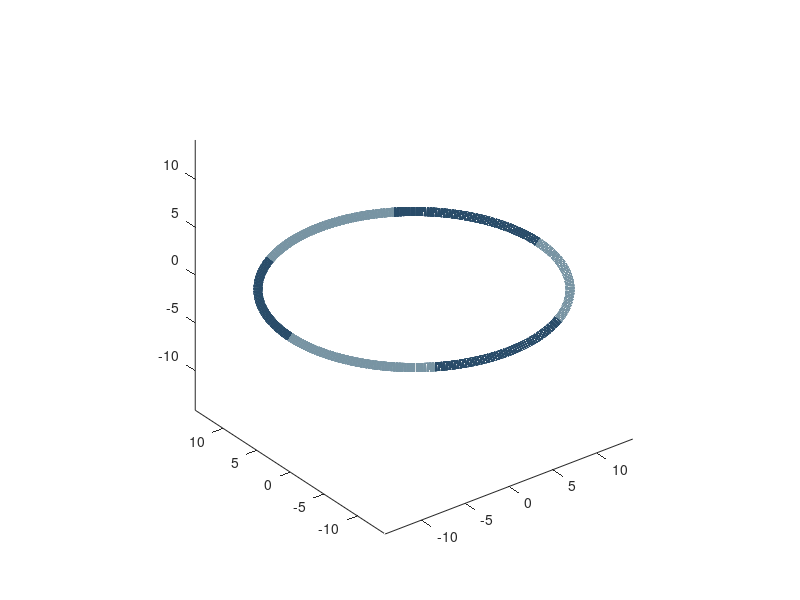

The MATLAB script that drew this image: (Note: this script raises an error after producing the figure.)
% 参数
D = 87*0.34*3/pi; %直径 87*0.34*3/2/pi  约14.12*2
d = 6.32; %线径,得下面手动修改
dtheta = 60; %每一段对应的角度（此处修改为60）
turning = 120; %每一段的旋转角度
N = 50; %段数
% Color = {[1,0.76,0.5],[0.34,0.63,0.98]}   %nature 橙蓝
 Color = {[0.47, 0.58, 0.64],[0.16, 0.30, 0.41]}      %蓝   
% Color = {[0.70, 0.80, 0.59],[0.42, 0.49, 0.33]}      %绿   
%Color = {[0.86, 0.85, 0.87],[0.53, 0.52, 0.54]}      %灰   

% 变量初始化
a0 = [0, 0, 0];
ax0 = plot3(a0(1), a0(2), a0(3));
axis equal
hold on;

theta = zeros(N, dtheta); %角度变量
x = zeros(N, dtheta); %x坐标
y = zeros(N, dtheta); %y坐标
z = zeros(N, dtheta); %z坐标
a = zeros(N, 3); %旋转轴方向
axHandle = cell(1, N); %旋转轴的指针
lnHandle = cell(1, N); %线段的指针

% 先把每一段线段画出来，不旋转
for i = 1:N
    theta(i, :) = linspace((i-1)*dtheta/180*pi, i*dtheta/180*pi, dtheta);
    x(i, :) = D/2*cos(theta(i, :));
    y(i, :) = D/2*sin(theta(i, :));
    a(i, :) = [cos(i*dtheta/180*pi+pi/2), sin(i*dtheta/180*pi+pi/2), 0];
    lnHandle{i} = plot3(x(i, :), y(i, :), z(i, :), '-','Color',Color{mod(i,2)+1},'linewidth',6.32);
    axHandle{i} = plot3(a(i, 1), a(i, 2), a(i, 3), 'Marker', 'none','linewidth',6.32);
end

% 依次旋转每一段线段，第一段转一次，第二段转两次，依此类推
for j = 2:N
    rotationAxis = [axHandle{j-1}.XData-ax0.XData, axHandle{j-1}.YData-ax0.YData, axHandle{j-1}.ZData-ax0.ZData];
    rotationPoint = [lnHandle{j-1}.XData(end), lnHandle{j-1}.YData(end), lnHandle{j-1}.ZData(end)];
    rotate(ax0, rotationAxis, turning, rotationPoint);
    for k = j:N
        rotate([lnHandle{k}, axHandle{k}], rotationAxis, turning, rotationPoint);
    end
end

% 保存旋转后的线段坐标
for k = 1:N
    x(k, :) = lnHandle{k}.XData;
    y(k, :) = lnHandle{k}.YData;
    z(k, :) = lnHandle{k}.ZData;
end
thetaData = reshape(theta', 1, []);
xData = reshape(x', 1, []);
yData = reshape(y', 1, []);
zData = reshape(z', 1, []);

% 将线段转为垂直于x-y平面
for k = 1:N
    rotate(lnHandle{k}, cross([0 0 1], [-6.225 10.78 3.594]), -acos(dot([0 0 1], [-6.225 10.78 3.594])/(norm([-6.225 10.78 3.594])))/pi*180, [0 0 0]);
end

% %将线段平移
for k=1:N
    lnHandle{k}.XData = lnHandle{k}.XData-9.802;
    lnHandle{k}.YData = lnHandle{k}.YData-5.64;
    lnHandle{k}.ZData = lnHandle{k}.ZData+6.788;
end

